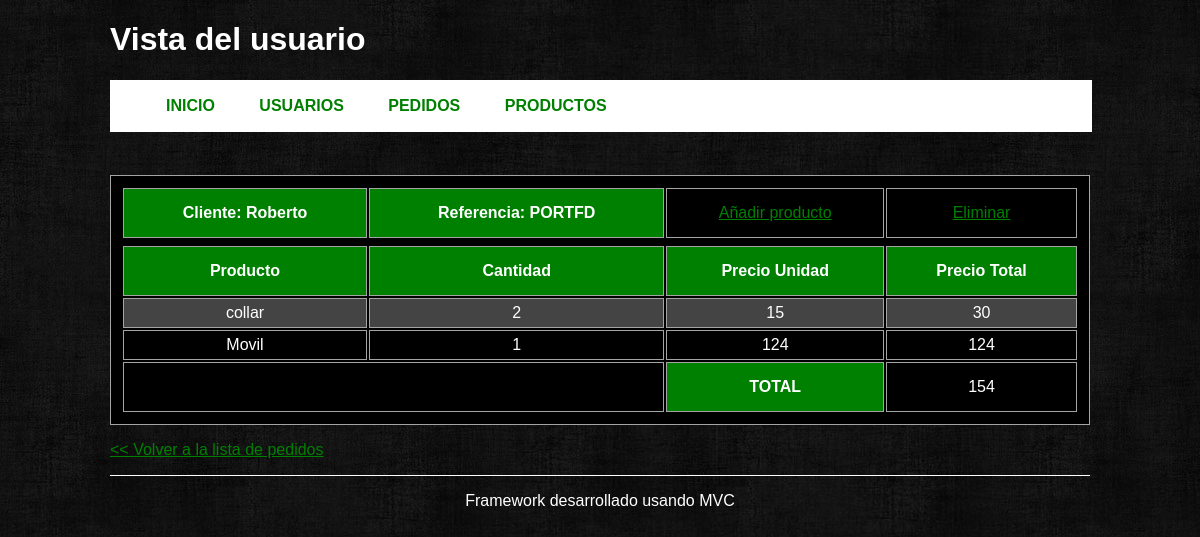
Before: /order/view/3 with the older database file.
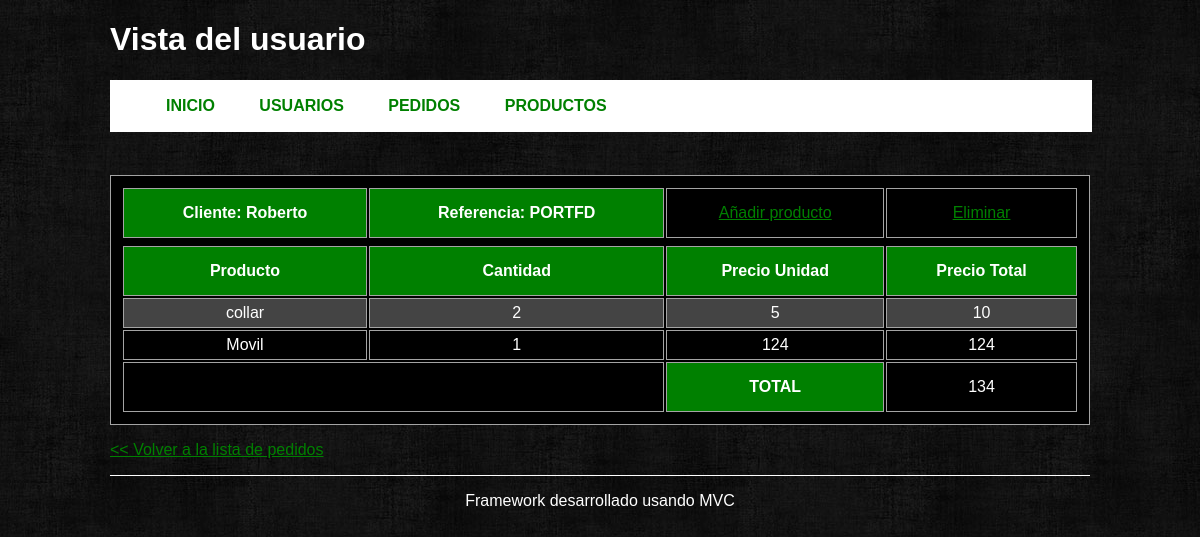
After: the same page with the newer database file.
### tables this page shows
CREATE TABLE IF NOT EXISTS `usuarios` (
  `id` int(10) NOT NULL AUTO_INCREMENT,
  `dni` varchar(9) NOT NULL,
  `nombre` varchar(20) NOT NULL,
  `apellidos` varchar(50) NOT NULL,
  PRIMARY KEY (`id`)
);

CREATE TABLE IF NOT EXISTS `pedidos` (
  `id` int(11) NOT NULL AUTO_INCREMENT,
  `referencia` varchar(6) NOT NULL,
  `id_usuario` int(10) NOT NULL,
  PRIMARY KEY (`id`)
);

CREATE TABLE IF NOT EXISTS `productos` (
  `id` int(11) NOT NULL AUTO_INCREMENT,
  `nombre` varchar(30) NOT NULL,
  `precio` int(4) NOT NULL,
  PRIMARY KEY (`id`)
);

CREATE TABLE IF NOT EXISTS `pedidos_productos` (
  `id` int(11) NOT NULL AUTO_INCREMENT,
  `id_pedido` int(10) NOT NULL,
  `id_producto` int(11) NOT NULL,
  `cantidad` int(2) NOT NULL,
  PRIMARY KEY (`id`)
);

### application/Request.php (called while the page is built, shortened)
<?php
class Request{
    private $_controller;
    public function __construct() {
        if(isset($_GET['url'])) {
            $url = filter_input(INPUT_GET, 'url', FILTER_SANITIZE_URL);
            $url = explode('/', $url);
            $url = array_filter($url);
            $this->_controller = strtolower(array_shift($url));
        }
    }
    public function getController() {return $this->_controller;}
}

### controllers/orderController.php (called while the page is built, shortened)
<?php
class orderController extends Controller {
    private $_order;
    public function __construct () {
        $this->_order = $this->loadModel('order');
    }
    public function view($orderid) {
        $this->_view->order = $this->_order->getOrderById($orderid);
        $this->_view->title = "Vista del usuario";
        $this->_view->render('view');
    }
}

### index.php (called while the page is built, shortened)
<?php
require_once APP_PATH . 'Request.php';
require_once APP_PATH . 'Bootstrap.php';
require_once APP_PATH . 'Controller.php';
require_once APP_PATH . 'Model.php';
require_once APP_PATH . 'View.php';
try{
    Bootstrap::run(new Request);
}catch(Exception $e){
    echo $e->getMessage();;
}
?>

### application/Model.php (called while the page is built, shortened)
<?php
class Model {
    public function __construct() {
        $this->_db = new Database();
    }
}

### models/orderModel.php (called while the page is built, shortened)
<?php
class orderModel extends Model {
    public function getOrderById($id) {
        $order = $this->_db->prepare(
               "SELECT
                pedidos.id, pedidos.referencia, pedidos_productos.cantidad,
                usuarios.nombre as usuario, usuarios.id as usuario_id,
                productos.nombre, productos.precio,
                (pedidos_productos.cantidad * productos.precio) AS precio_total
                FROM    pedidos, pedidos_productos, productos, usuarios
                WHERE   pedidos_productos.id_pedido = ?
                AND     pedidos.id = ?
                AND     pedidos_productos.id_producto = productos.id
                AND     usuarios.id = pedidos.id_usuario"
                );
        $order->bindParam(1, $id, PDO::PARAM_INT);
        $order->bindParam(2, $id, PDO::PARAM_INT);
        $order->execute();
        return $order->fetchall(PDO::FETCH_ASSOC);
    }
}

### application/Controller.php (called while the page is built, shortened)
<?php
abstract class Controller {
    protected function loadModel($model) {
        $model = $model . 'Model';
        $pathModel = ROOT . 'models' . DS . $model . '.php';
        if(is_readable($pathModel)) {
            $model = new $model;
            return $model;
        }
        else {
            throw new Exception("Error de Modelo");
        }
    }
}

### views/order/view.phtml (the view, shortened to what this page needs)
<?php if(isset($this->order)  && count($this->order)): ?>
<table>
    <tr>
        <th>
            <a href="<?php echo BASE_URL ?>user/view/<?php echo $this->order[0]['usuario_id'] ?>">Cliente: <?php  echo $this->order[0]['usuario']?></a></th>
        <th>Referencia: <?php echo $this->order[0]['referencia'] ?></th>
        <td>
            <a href="<?php echo BASE_URL . 'order/addproduct/' . $this->order[0]['id']; ?>">Añadir producto</a>
        </td>
        <td>
            <a href="<?php echo BASE_URL . 'order/delete/' . $this->order[0]['id']; ?>">Eliminar</a>
        </td>
    </tr>
    <tr>
        <th>Producto</th>
        <th>Cantidad</th>
        <th>Precio Unidad</th>
        <th>Precio Total</th>
    </tr>
    <?php
        $total = 0;
        foreach ($this->order as $order):
    ?>
    <tr id="cuerpo">
        <?php $total += $order['precio_total'];?>
        <td><?php echo $order['nombre']?></td>
        <td><?php echo $order['cantidad']?></td>
        <td><?php echo $order['precio']?></td>
        <td><?php echo $order['precio_total']?></td>
    </tr>
<?php endforeach; ?>
    <tr>
        <td colspan="2">&nbsp;</td>
        <th>TOTAL</th>
        <td><?php echo $total ?></td>
    </tr>
</table>
<?php else: ?>
    <p><strong>No hay datos en la base de datos</strong></p>
<?php endif; ?>
<p><a href="<?php echo BASE_URL . 'order' ?>">&lt;&lt; Volver a la lista de pedidos</a></p>

### application/Bootstrap.php (shortened to what this page needs)
<?php
class Bootstrap {
    public static function run(Request $request) {
        $controller     = $request->getController() . 'Controller';
        $pathController = ROOT . 'controllers' . DS . $controller . '.php';
        $method         = $request->getMethod();
        $args           = $request->getArgs();
        if(is_readable($pathController)) {
            $controller = new $controller;
            if(isset($args)) {
                call_user_func_array(array($controller, $method), $args);
            }
            else {
                call_user_func(array($controller, $method));
            }
        }
        else {
            throw new Exception("No encontrado");
        }
    }
}

### application/View.php
<?php
class View {
    private $_controller;
    public function __construct (Request $request) {
        $this->_controller = $request->getController();
    }
    public function render($view) {
        $menu = array(
            array(
                'id'    => 'inicio',
                'title' => 'Inicio',
                'url'   => BASE_URL
                ),
            array(
                'id'    => 'usuarios',
                'title' => 'Usuarios',
                'url'   => BASE_URL . 'user/'
                ),
            array(
                'id'    => 'pedidos',
                'title' => 'Pedidos',
                'url'   => BASE_URL . 'order/'
                ),
            array(
                'id'    => 'productos',
                'title' => 'Productos',
                'url'   => BASE_URL . 'product/'
                ),
            );
        $layoutParams = array(
            'css_path' => BASE_URL . 'views/layout/' . DEFAULT_LAYOUT . '/css',
            'img_path' => BASE_URL . 'views/layout/' . DEFAULT_LAYOUT . '/img',
            'js_path'  => BASE_URL . 'views/layout/' . DEFAULT_LAYOUT . '/js',
            'menu'     => $menu);
        $pathView = ROOT . 'views' . DS . $this->_controller . DS . $view . '.phtml';
        if(is_readable($pathView)) {
            include_once ROOT . 'views' . DS . 'layout' . DS . DEFAULT_LAYOUT . DS . 'header.php';
            include_once $pathView;
            include_once ROOT . 'views' . DS . 'layout' . DS . DEFAULT_LAYOUT . DS . 'footer.php';
        }
        else {
            throw new Exception('La vista no se ha cargado');
        }
    }
}

### views/layout/default/header.php (shortened to what this page needs)
<!DOCTYPE html>
<html>
<head>
    <link rel="stylesheet" href="<?php echo $layoutParams['css_path'] ?>/style.css"/>
</head>
<body>
    <div id="main">
        <h1><?php echo isset($this->title) ? $this->title : 'Índice general'; ?></h1>
        <div id="top_menu">
            <ul>
                <?php if(isset($layoutParams['menu'])): ?>
                <?php for ($i=0; $i < count($layoutParams['menu']) ; $i++): ?>
                    <li><a href="<?php echo $layoutParams['menu'][$i]['url']; ?>" >
                        <?php echo $layoutParams['menu'][$i]['title']; ?></a></li>
                <?php endfor; ?>
                <?php endif; ?>
            </ul>
        </div>

### views/layout/default/footer.php
    <footer>
        <p>Framework desarrollado usando MVC</p>
    </footer>
    </div>
</body>
</html>

### views/layout/default/css/style.css (style rules this page uses)
body { color: white; background: transparent url('../img/fondo.jpeg') repeat; font-family: Arial, Helvetica, Verdana; }
a, a:visited { color:green; }
#main { width: 980px; margin: 0 auto; }
#top_menu { width: 100%; text-transform: uppercase; background: white; padding: 1px; font-weight: bold; margin-bottom: 25px }
#top_menu li { display: inline; padding: 10px 15px; margin-right: 10px; }
#top_menu a { text-decoration: none; }
table { width: 980px; text-align: center; background: black; border: 1px solid #A4A4A4; border-collapse: separate; padding: 10px }
th a, th a:visited { color:white; text-decoration: none }
td { padding: 5px; border: 1px solid #A4A4A4; border-collapse: separate; }
th { padding: 15px; background: green; border: 1px solid #A4A4A4; border-collapse: separate; }
#cuerpo:nth-child(2n) { background: #444 }
footer { margin-top: 15px; border-top: 1px solid white; text-align: center; }
footer p { padding: 0; }

Changed rows visible on the page:
changed through a linked row, pedidos "PORTFD": productos.precio "15" → "5"; precio_total "30" → "10"
Other visible differences:
$total: "154" → "134"
